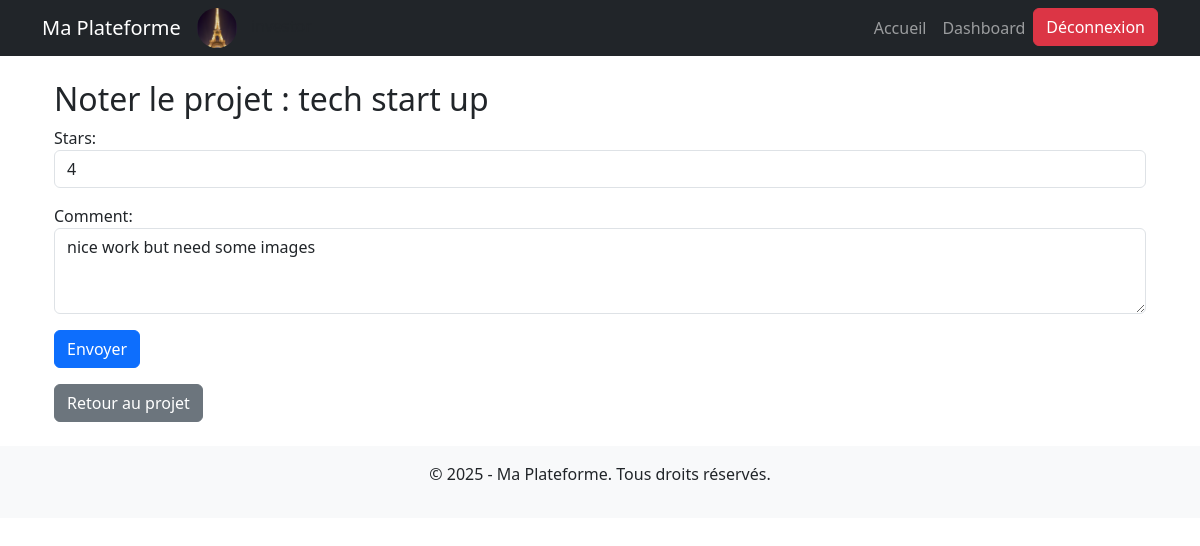
Page /projects/2/rate (signed in) on the committed database.
### core/models.py (models this page shows, shortened)
class User(AbstractUser):
    ROLE_CHOICES = [
        ('entrepreneur', 'Entrepreneur'),
        ('investisseur', 'Investisseur'),
    ]
    role = models.CharField(max_length=20, choices=ROLE_CHOICES, blank=True, null=True)
    profile_picture = models.ImageField(upload_to='profile_pictures/', blank=True, null=True)
    phone_number = models.CharField(max_length=15, unique=True, blank=True, null=True)
    email = models.EmailField(unique=True)
    kyc_validated = models.BooleanField(default=False)  # Validation KYC
    kyc_document = models.ImageField(upload_to='kyc_documents/', blank=True, null=True)  # Upload de la carte d'identité
    REQUIRED_FIELDS = ['email']  # Supprimé 'role' et 'phone_number' pour les superutilisateurs
    def is_entrepreneur(self):
        return self.role == "entrepreneur"
    def is_investisseur(self):
        return self.role == "investisseur"

class Project(models.Model):
    CATEGORY_CHOICES = [
        ('tech', 'Technologie'),
        ('health', 'Santé'),
        ('agriculture', 'Agriculture'),
        ('education', 'Éducation'),
        ('other', 'Autre'),
    ]
    entrepreneur = models.ForeignKey(User, on_delete=models.CASCADE, limit_choices_to={'role': 'entrepreneur'})
    name = models.CharField(max_length=255)
    image = models.ImageField(upload_to='projects/images/', blank=True, null=True)
    description = models.TextField()
    objectives = models.TextField()
    amount_needed = models.DecimalField(max_digits=10, decimal_places=2)
    amount_collected = models.DecimalField(max_digits=15, decimal_places=2, default=0)  # Somme déjà collectée
    category = models.CharField(max_length=50, choices=CATEGORY_CHOICES)
    document = models.FileField(upload_to='media/projects/docs/', blank=True, null=True)
    is_approved = models.BooleanField(default=False)  # Validation par un modérateur
    created_at = models.DateTimeField(auto_now_add=True)
    def amount_collected(self):
        total = self.investment_set.aggregate(total_invested=Sum('amount'))['total_invested']
        return total if total else 0  # Si aucun investissement, retourne 0

class Rating(models.Model):
    project = models.ForeignKey(Project, on_delete=models.CASCADE, related_name='ratings')
    user = models.ForeignKey(User, on_delete=models.CASCADE)
    stars = models.IntegerField(choices=[(i, i) for i in range(1, 6)], null=True, blank=True)
    comment = models.TextField(null=True, blank=True)
    liked = models.BooleanField(default=False)
    created_at = models.DateTimeField(auto_now_add=True)
    class Meta:
        unique_together = ('project', 'user')
        ordering = ['-created_at']  # Les avis les plus récents en premier
    class Meta:
        unique_together = ('project', 'user')  # Un utilisateur ne peut donner qu'une note par projet

### core/views.py (the view)
    def wrapper(request, *args, **kwargs):
        if not request.user.kyc_validated:
            return redirect("kyc_pending")
        return view_func(request, *args, **kwargs)

### core/forms.py
class RatingForm(forms.ModelForm):
    class Meta:
        model = Rating
        fields = ['stars', 'comment']
        widgets = {
            'stars': forms.Select(choices=[(i, f"{i} ⭐") for i in range(1, 6)], attrs={'class': 'form-control'}),
            'comment': forms.Textarea(attrs={'class': 'form-control', 'rows': 3, 'placeholder': 'Laissez un commentaire...'}),
        }

### core/views.py (called while the page is built)
def kyc_required(view_func):
    def wrapper(request, *args, **kwargs):
        if not request.user.kyc_validated:
            return redirect("kyc_pending")
        return view_func(request, *args, **kwargs)
    return wrapper

@login_required
@kyc_required
def rate_project(request, project_id):
    project = get_object_or_404(Project, id=project_id)
    rating_instance = Rating.objects.filter(project=project, user=request.user).first()
    if request.method == "POST":
        form = RatingForm(request.POST, instance=rating_instance)
        if form.is_valid():
            rating = form.save(commit=False)
            rating.project = project
            rating.user = request.user
            rating.save()
            messages.success(request, "Votre note a été enregistrée avec succès !")
            return redirect('project_detail', project_id=project.id)
    else:
        form = RatingForm(instance=rating_instance)
    return render(request, 'rate_project.html', {'form': form, 'project': project})

### core/templates/rate_project.html (shortened to what this page needs)
{% extends 'base.html' %}
{% block content %}
<div class="container">
    <h2>Noter le projet : {{ project.name }}</h2>
    <form method="post">
        {{ form.as_p }}
        <button type="submit" class="btn btn-primary">Envoyer</button>
    </form>
    <a href="{% url 'project_detail' project.id %}" class="btn btn-secondary mt-3">Retour au projet</a>
</div>
{% endblock %}

### core/templates/base.html (shortened to what this page needs)
<!DOCTYPE html>
<html lang="fr">
<head>
    <link rel="stylesheet" href="https://cdn.jsdelivr.net/npm/bootstrap@5.3.0/dist/css/bootstrap.min.css">
</head>
<body>
    <nav class="navbar navbar-expand-lg navbar-dark bg-dark">
        <div class="container">
            <a class="navbar-brand" href="{% url 'home' %}">Ma Plateforme</a>
            {% if user.is_authenticated %}
            <div class="navbar-profile">
                {% if user.profile_picture %}
                <img src="{{ user.profile_picture.url }}" alt="Profil" class="navbar-avatar">
                {% else %}
                <img src="/media/images/Default-Profile-Picture-Download-PNG-Image.png" alt="Profil" class="navbar-avatar">
                {% endif %}
                <span>{{ user.username }}</span>
            </div>
            {% endif %}
            <div class="collapse navbar-collapse" id="navbarNav">
                <ul class="navbar-nav ms-auto">
                    <li class="nav-item">
                        <a class="nav-link" href="{% url 'home' %}">Accueil</a>
                    </li>
                    <li class="nav-item">
                        {% if user.is_entrepreneur %}
                            <a class="nav-link" href="{% url 'entrepreneur_dashboard' %}">Dashboard</a>
                        {% elif user.is_investisseur %}
                            <a class="nav-link" href="{% url 'investor_dashboard' %}">Dashboard</a>
                        {% else %}
                            <a class="nav-link" href="{% url 'admin:index' %}">Admin</a>
                        {% endif %}
                    </li>
                    <li>
                        <form action="{% url 'logout' %}" method="post">
                            <button type="submit" class="btn btn-danger">Déconnexion</button>
                        </form>
                    </li>
                </ul>
            </div>
        </div>
    </nav>
    <div class="container mt-4">
        {% block content %}{% endblock %}
    </div>
    <footer class="text-center mt-4 py-3 bg-light">
        <p>&copy; 2025 - Ma Plateforme. Tous droits réservés.</p>
    </footer>
</body>
</html>

### core/templates/base.html (style rules this page uses)
.navbar-avatar { width: 40px; height: 40px; border-radius: 50%; object-fit: cover; margin-right: 10px; }

### rows in the picture
User: profile_picture (picture)
Project: name "tech start up"
Rating: stars "4", comment "nice work but need some images"
